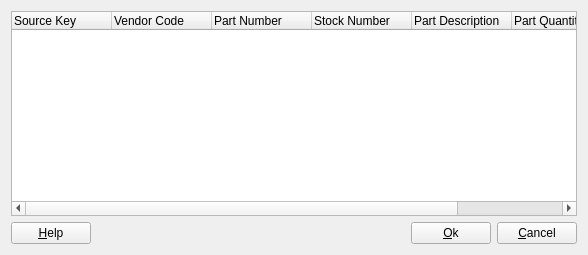
<?xml version="1.0" encoding="UTF-8"?>
<ui version="4.0">
 <class>PartsDialog</class>
 <widget class="QDialog" name="PartsDialog">
  <property name="geometry">
   <rect>
    <x>0</x>
    <y>0</y>
    <width>588</width>
    <height>255</height>
   </rect>
  </property>
  <property name="windowTitle">
   <string>Add/Change Parts</string>
  </property>
  <layout class="QGridLayout">
   <item row="1" column="1">
    <spacer name="Horizontal Spacing2">
     <property name="orientation">
      <enum>Qt::Horizontal</enum>
     </property>
     <property name="sizeType">
      <enum>QSizePolicy::Expanding</enum>
     </property>
     <property name="sizeHint" stdset="0">
      <size>
       <width>228</width>
       <height>20</height>
      </size>
     </property>
    </spacer>
   </item>
   <item row="1" column="0">
    <widget class="QPushButton" name="helpButton_">
     <property name="text">
      <string>&amp;Help</string>
     </property>
     <property name="shortcut">
      <string>Alt+H</string>
     </property>
     <property name="autoDefault">
      <bool>false</bool>
     </property>
    </widget>
   </item>
   <item row="1" column="3">
    <widget class="QPushButton" name="cancelButton_">
     <property name="text">
      <string>&amp;Cancel</string>
     </property>
     <property name="shortcut">
      <string>Alt+C</string>
     </property>
     <property name="autoDefault">
      <bool>false</bool>
     </property>
    </widget>
   </item>
   <item row="1" column="2">
    <widget class="QPushButton" name="okButton_">
     <property name="text">
      <string>&amp;Ok</string>
     </property>
     <property name="shortcut">
      <string>Alt+O</string>
     </property>
     <property name="autoDefault">
      <bool>false</bool>
     </property>
    </widget>
   </item>
   <item row="0" column="0" colspan="4">
    <widget class="QTreeWidget" name="partsListView_">
     <property name="styleSheet">
      <string notr="true">QTreeWidget::branch{image:none;}</string>
     </property>
     <property name="selectionMode">
      <enum>QAbstractItemView::MultiSelection</enum>
     </property>
     <property name="rootIsDecorated">
      <bool>false</bool>
     </property>
     <column>
      <property name="text">
       <string>Source Key</string>
      </property>
     </column>
     <column>
      <property name="text">
       <string>Vendor Code</string>
      </property>
     </column>
     <column>
      <property name="text">
       <string>Part Number</string>
      </property>
     </column>
     <column>
      <property name="text">
       <string>Stock Number</string>
      </property>
     </column>
     <column>
      <property name="text">
       <string>Part Description</string>
      </property>
     </column>
     <column>
      <property name="text">
       <string>Part Quantity</string>
      </property>
     </column>
     <column>
      <property name="text">
       <string>Part State</string>
      </property>
     </column>
    </widget>
   </item>
  </layout>
 </widget>
 <layoutdefault spacing="6" margin="11"/>
 <pixmapfunction>qPixmapFromMimeSource</pixmapfunction>
 <tabstops>
  <tabstop>partsListView_</tabstop>
  <tabstop>helpButton_</tabstop>
  <tabstop>okButton_</tabstop>
  <tabstop>cancelButton_</tabstop>
 </tabstops>
 <resources/>
 <connections>
  <connection>
   <sender>helpButton_</sender>
   <signal>clicked()</signal>
   <receiver>PartsDialog</receiver>
   <slot>help()</slot>
   <hints>
    <hint type="sourcelabel">
     <x>20</x>
     <y>20</y>
    </hint>
    <hint type="destinationlabel">
     <x>20</x>
     <y>20</y>
    </hint>
   </hints>
  </connection>
  <connection>
   <sender>cancelButton_</sender>
   <signal>clicked()</signal>
   <receiver>PartsDialog</receiver>
   <slot>reject()</slot>
   <hints>
    <hint type="sourcelabel">
     <x>20</x>
     <y>20</y>
    </hint>
    <hint type="destinationlabel">
     <x>20</x>
     <y>20</y>
    </hint>
   </hints>
  </connection>
  <connection>
   <sender>okButton_</sender>
   <signal>clicked()</signal>
   <receiver>PartsDialog</receiver>
   <slot>accept()</slot>
   <hints>
    <hint type="sourcelabel">
     <x>20</x>
     <y>20</y>
    </hint>
    <hint type="destinationlabel">
     <x>20</x>
     <y>20</y>
    </hint>
   </hints>
  </connection>
  <connection>
   <sender>partsListView_</sender>
   <signal>currentItemChanged(QTreeWidgetItem*,QTreeWidgetItem*)</signal>
   <receiver>PartsDialog</receiver>
   <slot>selectionChanged()</slot>
   <hints>
    <hint type="sourcelabel">
     <x>293</x>
     <y>112</y>
    </hint>
    <hint type="destinationlabel">
     <x>293</x>
     <y>127</y>
    </hint>
   </hints>
  </connection>
 </connections>
</ui>
